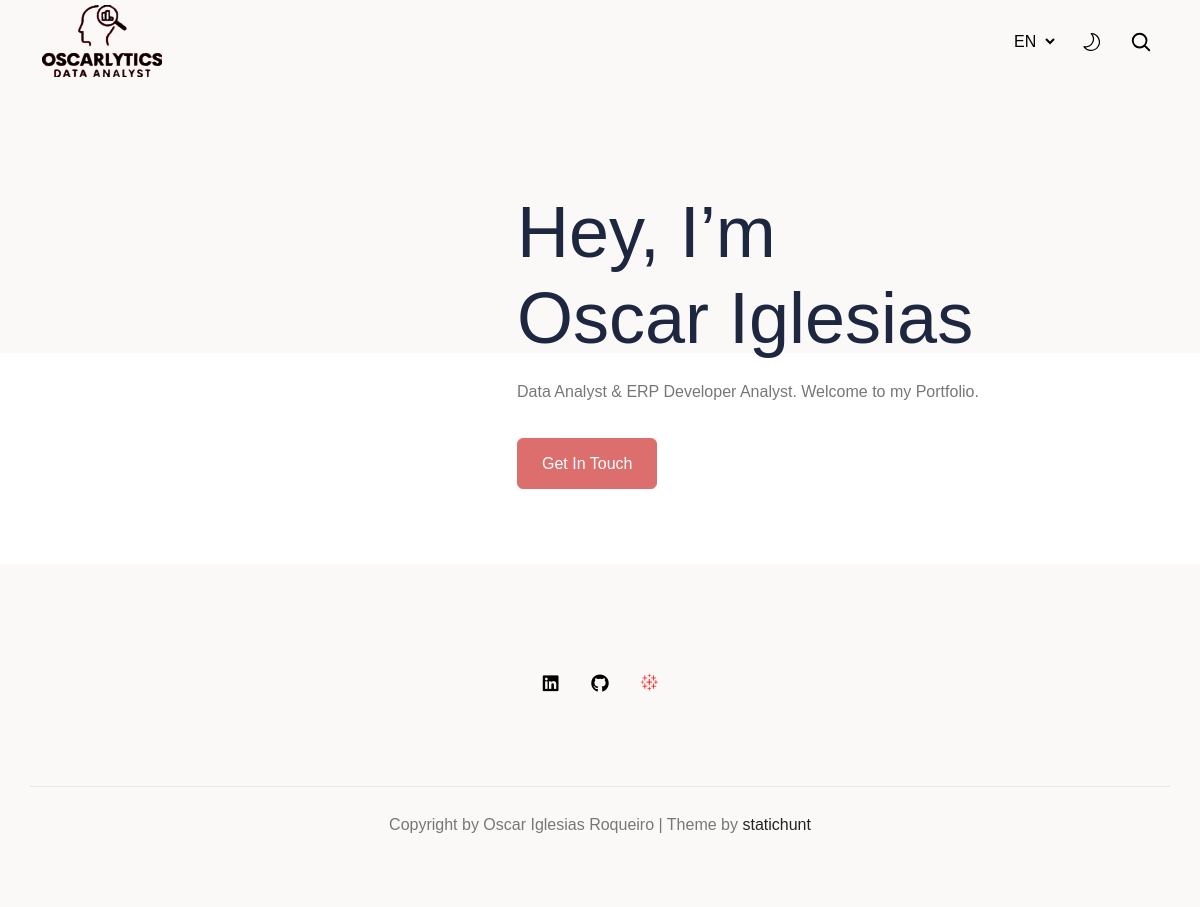
The app's page /index/ with its own data.
### portfolio/models.py (models this page shows, shortened)
class Content(db.Model):
    __tablename__ = 'portfolio_content'
    id = db.Column(db.Integer, primary_key=True)
    template = db.Column(db.String(20), index=True)
    variable = db.Column(db.String(20), index=True)
    languageid = db.Column(db.Integer, db.ForeignKey(
        'languages.id', name='fk_languageid'))
    value = db.Column(db.String(250))
    def get_value(tem, lang, var) -> dict:
        if lang is None:
            return dict()
        langid = Languages.query.filter(Languages.language == lang).first().id
        cont = Content.query.filter(Content.template == str(tem or ''),
                                    Content.languageid == langid,
                                    Content.variable == var).first()
        if cont:
            d = dict()
            d['value'] = cont.value
        return d

### portfolio/routes.py (the view)
@portfolio.route('/')
@portfolio.route('/index/')
@portfolio.route('/<lang>/index/')
def index(lang=None, proj_date=None, proj_n=1, title_slug=None):
    if lang is None:
        lang = 'en'  # Set a default language if lang is not provided
    set_lang(lang)
    set_proj(proj_n)
    set_date(proj_date)
    set_slug(title_slug)
    get_touch = Content.get_value('', lang, 'get_touch')['value']
    hello = str(Content.get_value('index', lang, 'hello')['value'] or '')
    name = str(Content.get_value('index', lang, 'name')['value'] or '')
    subtitle = str(Content.get_value('index', lang, 'subtitle')['value'] or '')
    return render_template('index.html', lang=lang, hello=hello, name=name,
                           subtitle=subtitle, get_touch=get_touch)

### portfolio/models.py (called while the page is built)
    def __repr__(self):
        return self.language.lower()

    def get_all():
        return Languages.query.all()

### portfolio/routes.py (called while the page is built)
@portfolio.before_request
def set_lang(lang=None):
    request.lang = request.args.get('lang', lang)

@portfolio.before_request
def set_proj(proj_n=1):
    request.proj_n = request.args.get('proj_n', proj_n)

@portfolio.before_request
def set_date(proj_date=None):
    request.proj_date = request.args.get('proj_date', proj_date)

@portfolio.before_request
def set_slug(slug=None):
    request.title_slug = request.args.get('title_slug', slug)

### portfolio/templates/index.html
{% extends 'base.html' %}
{% block content %}
    <div class="row align-items-center justify-content-center text-center text-lg-start gy-5">
      <div class="col-9 col-sm-8 col-md-6 col-lg-5 col-xxl-5">
        <div class="pe-lg-4 pe-xl-5">
          <picture>
            <source  srcset="{{ url_for('static', filename='img/ProfilePicture545x.webp') }}"  media="(max-width: 575px)">
            <source  srcset="{{ url_for('static', filename='img/ProfilePicture600x.webp') }}"  media="(max-width: 767px)">
            <source  srcset="{{ url_for('static', filename='img/ProfilePicture700x.webp') }}"  media="(max-width: 991px)">
            <source  srcset="{{ url_for('static', filename='img/ProfilePicture1110x.webp') }}" >
            <img  loading="lazy" decoding="async" src="{{ url_for('static', filename='img/ProfilePicture1110x.jpg') }}" class="rounded-4" width="964" height="1000">
          </picture>
        </div>
      </div>
      <div class="col-11 col-lg-7 col-xxl-5">
        <h1 class="display-2 mb-3">{{ hello }}<br/>{{ name }}</h1>
        <p class="mb-4 pb-2">{{ subtitle }}</p>
        <a href="{{ url_for('contact', _external=True, lang=lang) }}" class="btn btn-primary">{% block get_touch %}{{get_touch}}{% endblock %}</a>
      </div>
    </div>
{% endblock %}

### portfolio/templates/base.html (shortened to what this page needs)
<!DOCTYPE html>
<html lang="en-us" itemscope itemtype="http://schema.org/WebPage">
<head>
  <link rel="stylesheet" type="text/css" href="{{ url_for('static', filename='css/style.css') }}">
  <link rel="stylesheet" type="text/css" href="{{ url_for('static', filename='css/fonts.css') }}">
</head>
<body >
  <header class="sticky-top bg-body navigation">
    <div class="container">
      <nav class="navbar navbar-expand-lg navbar-light flex-lg-nowrap py-0">
        <a class="navbar-brand" href="{{ url_for('index', _external=True, lang=lang) }}">
          <img loading="preload" decoding="async" class="img-fluid mb-0 only-light" width="120" height="85" src="{{ url_for('static', filename='img/Logo_black_240x.webp') }}" alt="Oscarlytics" onerror="this.onerror=null;this.src='{{ url_for("static", filename="img/Logo_black_120x.png") }}'">
        </a>
        <div class="collapse navbar-collapse text-center" id="navigation">
          <ul class="navbar-nav mx-auto">
            <li class="nav-item active">
              <a class="nav-link"
                href="{{ url_for('index', _external=True, lang=lang, proj_date=proj_date) }}">{{ menu_home }}</a>
            </li>
              <li class="nav-item ">
              <a class="nav-link"
                href="{{ url_for('about', _external=True, lang=lang, proj_date=proj_date) }}">{{ menu_about }}</a>
            </li>
            <li class="nav-item ">
              <a class="nav-link"
                href="{{ url_for('projects', _external=True, lang=lang) }}">{{ menu_projects }}</a>
            </li>
            <li class="nav-item ">
              <a class="nav-link"
                href="{{ url_for('contact', _external=True, lang=lang, proj_date=proj_date) }}">{{ menu_contact }}</a>
            </li>
          </ul>
          <select class="m-2 me-0 border-0 bg-transparent select-language d-none d-lg-inline-block" id="select-language" onchange="location = this.value;">
            {% for language in languages %}
              {% if request.endpoint == 'catch_all' %}
                  <option id="{{ language }}" value="{{ url_for(request.endpoint, _external=True, lang=language, proj_date=proj_date, proj_n=proj_n, title_slug=title_slug, path=request.path) }}" {% if lang == language %}selected{% endif %}>{{ language.upper() }}</option>
              {% else %}
                  <option id="{{ language }}" value="{{ url_for(request.endpoint, _external=True, lang=language, proj_date=proj_date, proj_n=proj_n, title_slug=title_slug) }}" {% if lang == language %}selected{% endif %}>{{ language.upper() }}</option>
              {% endif %}
            {% endfor %}
          </select>
          <div class="theme-switcher px-3 px-lg-4 d-none d-lg-inline-block">
          </div>
          <div class="search d-none d-lg-inline-block">
            <button aria-label="search" class="searchOpen search-btn">
              <svg xmlns="http://www.w3.org/2000/svg" fill="none" viewBox="0 0 24 24" height="22" width="22" stroke-width="2" stroke="currentColor">
                <path stroke-linecap="round" stroke-linejoin="round" d="M21 21l-5.197-5.197m0 0A7.5 7.5 0 105.196 5.196a7.5 7.5 0 0010.607 10.607z" />
              </svg>
            </button>
          </div>
        </div>
      </nav>
  </div>
  </header>
	<main>
    <section class="banner bg-white section pb-5">
      <div class="container">
        {% block content %}{% endblock%}
      </div>
    </section>
	</main>
	<footer class="text-center footer">
    <div class="container">
      <div class="row section">
        <div class="col-12">
            <ul class="list-inline social-links">
              <li class="list-inline-item"><a href="https://www.linkedin.com/in/oscar-iglesias-roqueiro/" title=""><i class="fab fa-linkedin"></i></a>
              </li>
              <li class="list-inline-item"><a href="https://github.com/oiroqueiro" title=""><i class="fab fa-github"></i></a>
              </li>
              <li class="list-inline-item"><a href="https://public.tableau.com/app/profile/.scar.iglesias.roqueiro" title=""><i class="icon-logo-tableau-red"></i></a>
              </li>
            </ul>
        </div>
      </div>
      <div class="row">
        <div class="col-12 border-top py-4">
          <p>Copyright by Oscar Iglesias Roqueiro  | Theme by <a target="_blank" rel="noopener noreferrer" href="https://statichunt.com/">statichunt</a></p>
        </div>
      </div>
    </div>
  </footer>
  </body>
</html>

### records on screen
Content: value "Hey, I’m"
Content: value "Oscar Iglesias"
Content: value "Data Analyst & ERP Developer Analyst. Welcome to my Portfolio."
Content: value "Get In Touch"

### other values on screen
form field value "EN"
